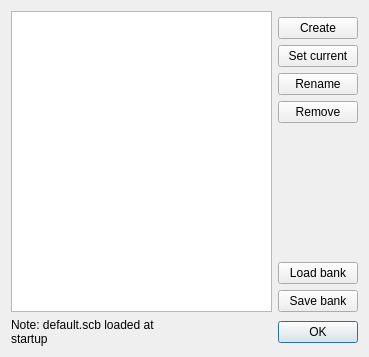
<?xml version="1.0" encoding="UTF-8"?>
<ui version="4.0">
 <class>CSchemeBankDialog</class>
 <widget class="QDialog" name="CSchemeBankDialog">
  <property name="geometry">
   <rect>
    <x>0</x>
    <y>0</y>
    <width>369</width>
    <height>357</height>
   </rect>
  </property>
  <property name="windowTitle">
   <string>Sceme bank</string>
  </property>
  <layout class="QGridLayout" name="gridLayout">
   <item row="0" column="0" rowspan="8">
    <widget class="QListWidget" name="listWidget"/>
   </item>
   <item row="1" column="1">
    <widget class="QPushButton" name="createButton">
     <property name="text">
      <string>Create</string>
     </property>
    </widget>
   </item>
   <item row="3" column="1">
    <widget class="QPushButton" name="renameButton">
     <property name="text">
      <string>Rename</string>
     </property>
    </widget>
   </item>
   <item row="4" column="1">
    <widget class="QPushButton" name="removeButton">
     <property name="text">
      <string>Remove</string>
     </property>
    </widget>
   </item>
   <item row="5" column="1">
    <spacer name="verticalSpacer">
     <property name="orientation">
      <enum>Qt::Vertical</enum>
     </property>
     <property name="sizeHint" stdset="0">
      <size>
       <width>72</width>
       <height>125</height>
      </size>
     </property>
    </spacer>
   </item>
   <item row="6" column="1">
    <widget class="QPushButton" name="loadButton">
     <property name="text">
      <string>Load bank</string>
     </property>
    </widget>
   </item>
   <item row="7" column="1">
    <widget class="QPushButton" name="saveButton">
     <property name="text">
      <string>Save bank</string>
     </property>
    </widget>
   </item>
   <item row="8" column="0" colspan="2">
    <layout class="QHBoxLayout" name="horizontalLayout">
     <item>
      <widget class="QLabel" name="label">
       <property name="sizePolicy">
        <sizepolicy hsizetype="Expanding" vsizetype="Preferred">
         <horstretch>0</horstretch>
         <verstretch>0</verstretch>
        </sizepolicy>
       </property>
       <property name="text">
        <string>Note: default.scb loaded at startup</string>
       </property>
       <property name="wordWrap">
        <bool>true</bool>
       </property>
      </widget>
     </item>
     <item>
      <widget class="QDialogButtonBox" name="buttonBox">
       <property name="enabled">
        <bool>true</bool>
       </property>
       <property name="sizePolicy">
        <sizepolicy hsizetype="Preferred" vsizetype="Fixed">
         <horstretch>0</horstretch>
         <verstretch>0</verstretch>
        </sizepolicy>
       </property>
       <property name="orientation">
        <enum>Qt::Horizontal</enum>
       </property>
       <property name="standardButtons">
        <set>QDialogButtonBox::Ok</set>
       </property>
      </widget>
     </item>
    </layout>
   </item>
   <item row="2" column="1">
    <widget class="QPushButton" name="setCurrentButton">
     <property name="text">
      <string>Set current</string>
     </property>
    </widget>
   </item>
  </layout>
 </widget>
 <resources/>
 <connections>
  <connection>
   <sender>buttonBox</sender>
   <signal>accepted()</signal>
   <receiver>CSchemeBankDialog</receiver>
   <slot>accept()</slot>
   <hints>
    <hint type="sourcelabel">
     <x>163</x>
     <y>338</y>
    </hint>
    <hint type="destinationlabel">
     <x>157</x>
     <y>274</y>
    </hint>
   </hints>
  </connection>
  <connection>
   <sender>buttonBox</sender>
   <signal>rejected()</signal>
   <receiver>CSchemeBankDialog</receiver>
   <slot>reject()</slot>
   <hints>
    <hint type="sourcelabel">
     <x>189</x>
     <y>338</y>
    </hint>
    <hint type="destinationlabel">
     <x>286</x>
     <y>274</y>
    </hint>
   </hints>
  </connection>
 </connections>
</ui>
